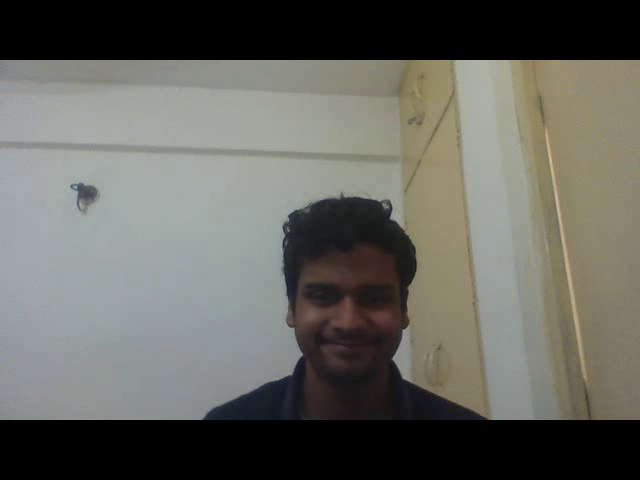
#> input picture frame 26 of output.avi, 640 x 480 px
$ python smile_detector.py
#> lines starting #> are read from the running program, lines starting #| are printed output that depends on the picture; after the words box and inside, x2 and y2 are one past the last pixel; in counts of white or black regions, pixels touching at a corner belong together; long printed decimals are rounded
import cv2
import numpy as np

smile_cascade = cv2.CascadeClassifier("smile.xml")
face_cascade = cv2.CascadeClassifier("frontalface_default.xml")

#reading the video..
cap = cv2.VideoCapture('output.avi')

#getting the fps of the video
fps = cap.get(cv2.CAP_PROP_FPS)
ctr1=0

while(cap.isOpened()):

    ret, img = cap.read()
#> img is the input picture: shape (480, 640, 3); mean B, G, R 95.1, 101.4, 101.4
    if ret== True:
        gray = cv2.cvtColor(img, cv2.COLOR_BGR2GRAY)
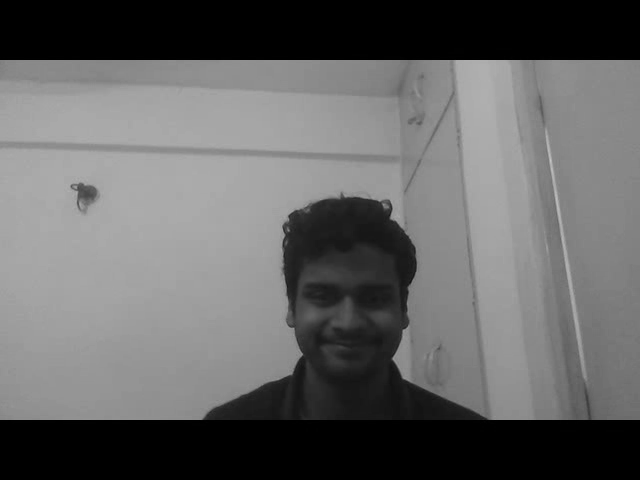
#> gray: shape (480, 640); min 0, max 199, mean 100.7
        faces = face_cascade.detectMultiScale(gray, 1.3, 5)
#> faces = [[280, 245, 129, 129]]

        #operating on the faces identified by the face-haarcascade..
        for (x,y,w,h) in faces:
            cv2.rectangle(img, (x,y), (x+w, y+h), (255,0,0), 2)

            #extracting only the face for detection of smile..
            roi_gray = gray[y:y+h, x:x+w]
            roi_color = img[y:y+h, x:x+w]

            smile = smile_cascade.detectMultiScale(roi_gray,9.4,1)

            #counting the frames where smile is detected..
            if len(smile) != 0:
                ctr1+=1
            for (ex, ey, ew, eh) in smile:
                cv2.rectangle(roi_color, (ex,ey), (ex+ew, ey+eh), (0,255,0), 2)
#> this loop made 1 pass
#> (x, y, w, h, smile, ctr1) on pass 1: (280, 245, 129, 129, [[43, 92, 36, 18]], 1)
#> pass 1, `roi_gray = gray[y:y+h, x:x+w]`:
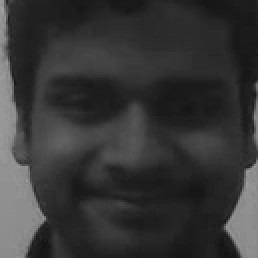
#> roi_gray: shape (129, 129) (shown 2 times larger); min 19, max 161, mean 54.4
#> pass 1, `roi_color = img[y:y+h, x:x+w]`:
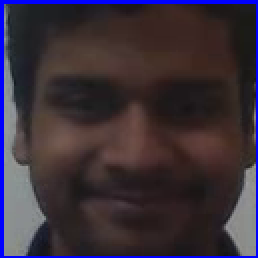
#> roi_color: shape (129, 129, 3) (shown 2 times larger); mean B, G, R 58, 47.6, 58.2
#> after the loop:
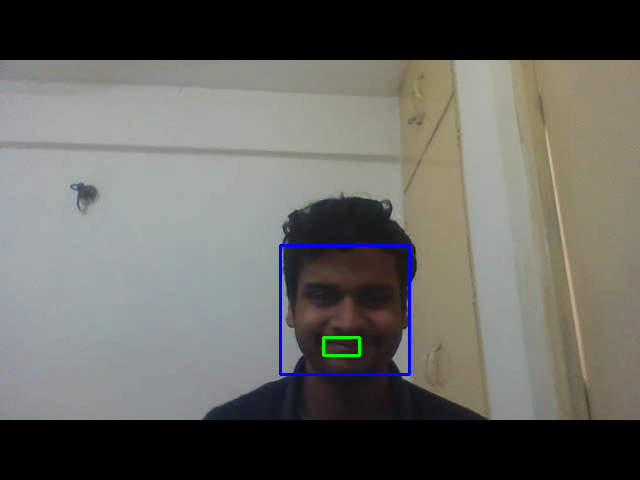
#> img: shape (480, 640, 3); 0.61% of pixels changed, all inside (x1, y1, x2, y2) = (279, 244, 411, 376)
#> after the loop:
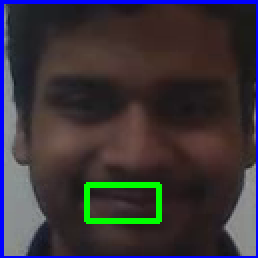
#> roi_color: shape (129, 129, 3) (shown 2 times larger); 1.92% of pixels changed, all inside (x1, y1, x2, y2) = (42, 91, 81, 112)
#> after the loop, ctr1 = 1


        cv2.imshow('img', img)
        k = cv2.waitKey(30) & 0xff
#> (key Esc is pressed here)
        if k == 27:
            break
    else:
        break

cap.release()
cv2.destroyAllWindows()


print("the time he was smiling was %f secs" %(float(ctr1)/fps))
#| the time he was smiling was 0.05 secs

$ run again, starting later in the video
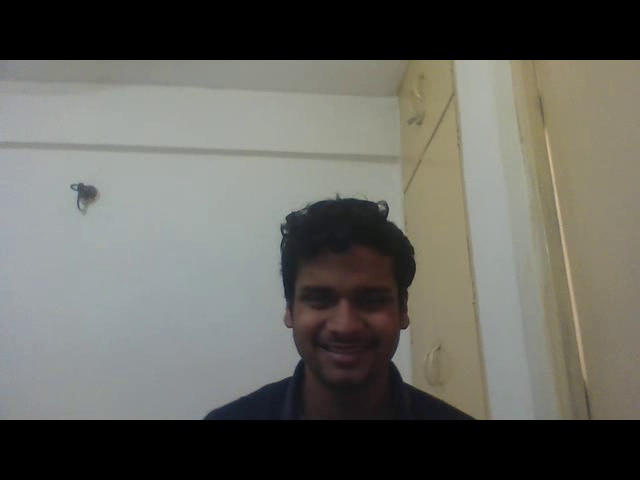
#> input picture frame 118 of output.avi, 640 x 480 px
#> img is the input picture: shape (480, 640, 3); mean B, G, R 95.3, 101.8, 101.9
#> faces = [[274, 246, 136, 136]]
#> the loop `for (x,y,w,h) in faces:` made 1 pass
#> (x, y, w, h, smile, ctr1) on pass 1: (274, 246, 136, 136, [[47, 95, 36, 18]], 1)
#> after the loop `for (x,y,w,h) in faces:`:
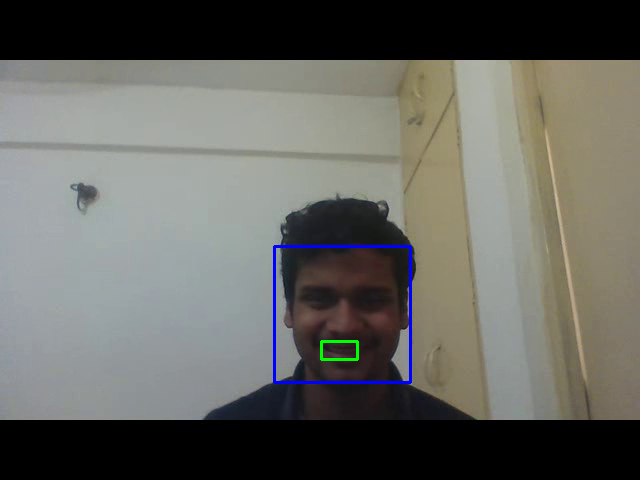
#> img: shape (480, 640, 3); 0.63% of pixels changed, all inside (x1, y1, x2, y2) = (273, 245, 412, 384)
#> after the loop `for (x,y,w,h) in faces:`:
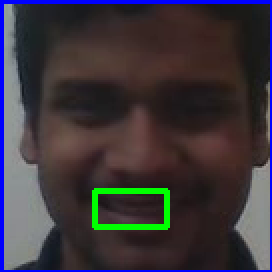
#> roi_color: shape (136, 136, 3) (shown 2 times larger); mean B, G, R 60.2, 54.3, 59.6
#> after the loop `for (x,y,w,h) in faces:`: ctr1 = 1
#| the time he was smiling was 0.05 secs

$ run again, starting later in the video
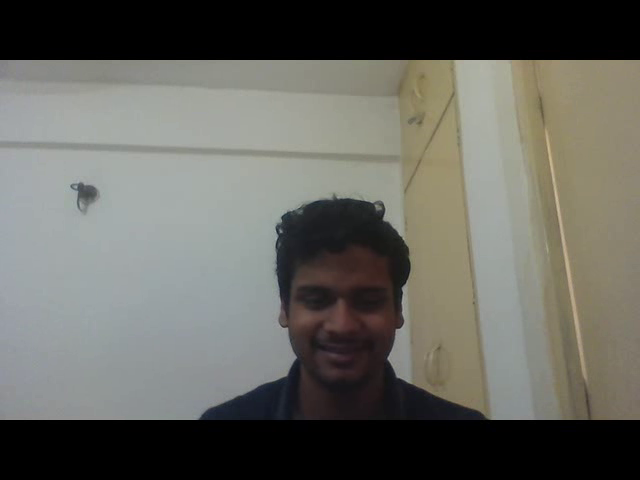
#> input picture frame 210 of output.avi, 640 x 480 px
#> img is the input picture: shape (480, 640, 3); mean B, G, R 95.2, 101.7, 101.8
#> `gray = cv2.cvtColor(img, cv2.COLOR_BGR2GRAY)`:
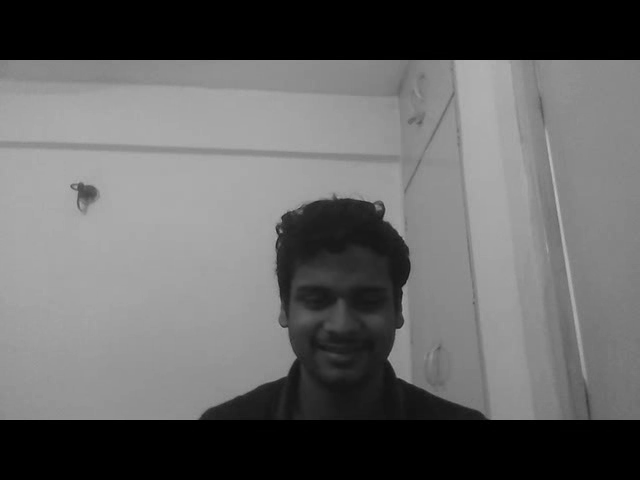
#> gray: shape (480, 640); min 0, max 188, mean 101
#> faces = [[272, 248, 133, 133]]
#> the loop `for (x,y,w,h) in faces:` made 1 pass
#> after the loop `for (x,y,w,h) in faces:`:
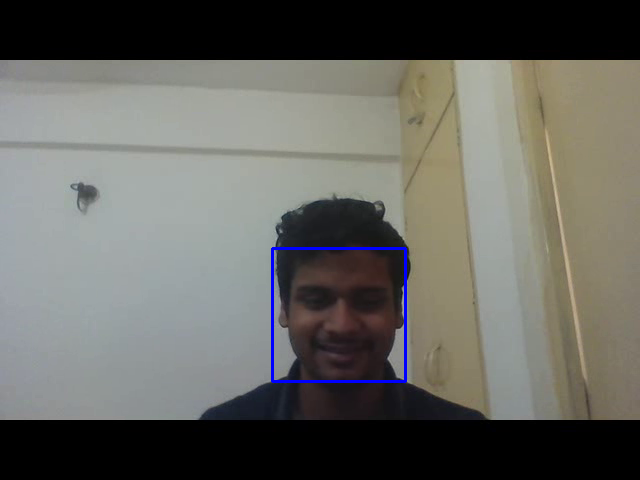
#> img: shape (480, 640, 3); 0.52% of pixels changed, all inside (x1, y1, x2, y2) = (271, 247, 407, 383)
#> after the loop `for (x,y,w,h) in faces:`: ctr1 = 0
#| the time he was smiling was 0 secs
